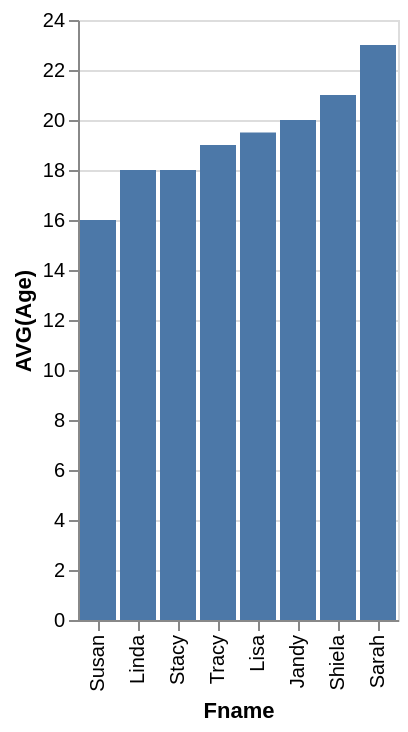

Describe this chart as a Vega-Lite specification.
### Vega-Lite specification from a JSON file in a GitHub repository (floating-point values rounded to 4 significant figures)
{"data": {"values": [{"x_data": "Susan", "y_data": 16}, {"x_data": "Linda", "y_data": 18}, {"x_data": "Stacy", "y_data": 18}, {"x_data": "Tracy", "y_data": 19}, {"x_data": "Lisa", "y_data": 19.5}, {"x_data": "Jandy", "y_data": 20}, {"x_data": "Shiela", "y_data": 21}, {"x_data": "Sarah", "y_data": 23}]}, "mark": "bar", "encoding": {"x": {"field": "x_data", "type": "nominal", "title": "Fname", "sort": {"op": "sum", "field": "y_data", "order": "ascending"}}, "y": {"field": "y_data", "type": "quantitative", "title": "AVG(Age)"}}}
